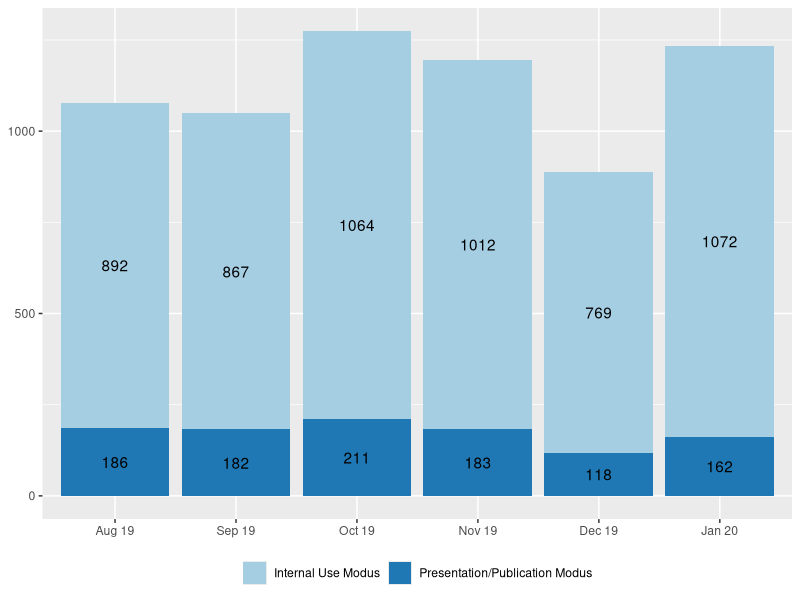
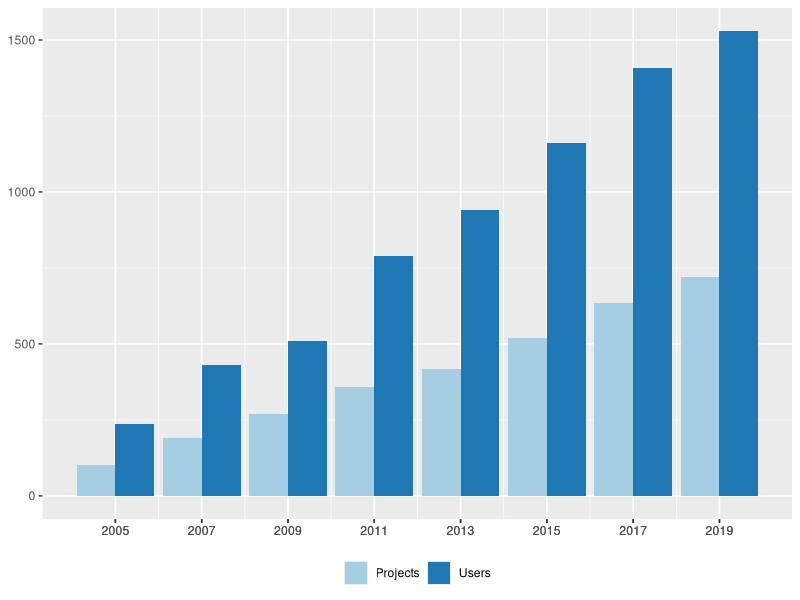
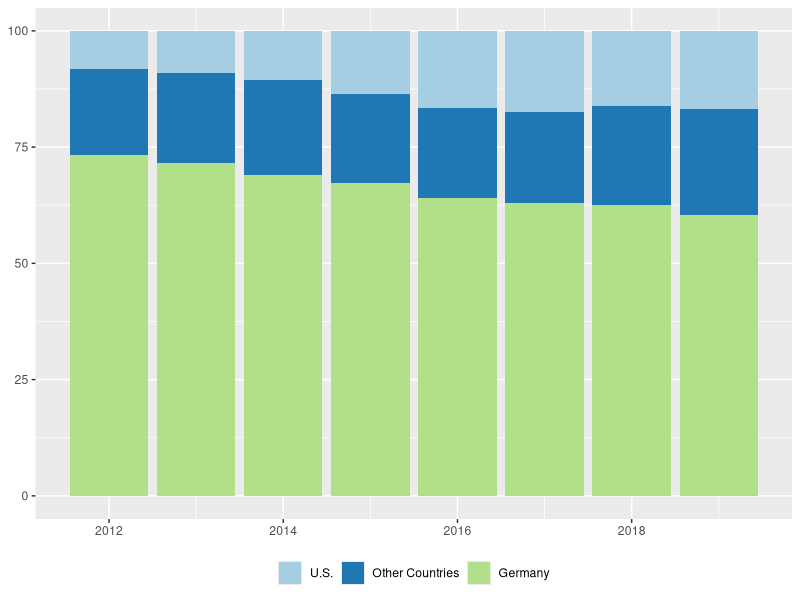
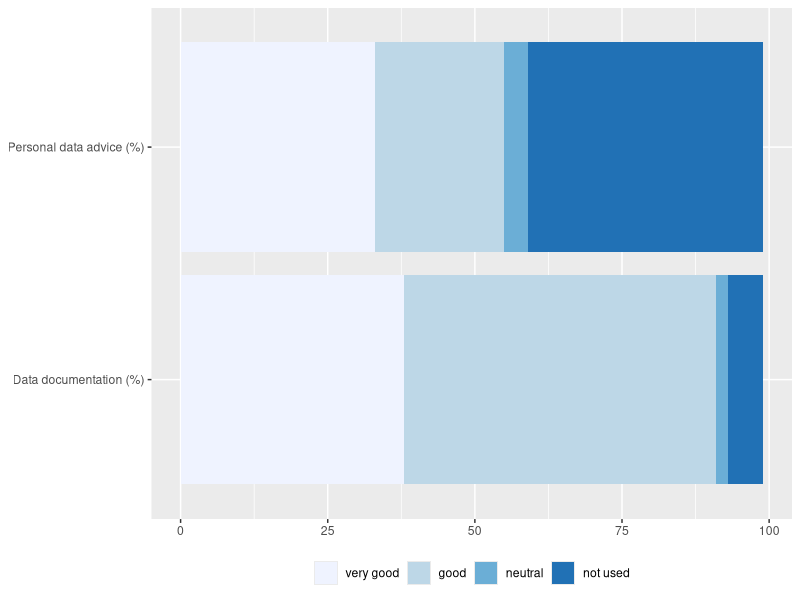

These charts were generated, in order, by the following R code:
# Author: Jim Shen
# Description: This will generate various plots
#     for the IAB chapter.

library(ggplot2)
library(kableExtra)
library(RColorBrewer)

# Figure 1
f1data <- read.csv("./assets/iab/figure1.csv")  # read csv file 

f1data$Date <- factor(f1data$Date,levels = c("Aug 19", "Sep 19", "Oct 19", "Nov 19", "Dec 19", "Jan 20"))

figure1 <- ggplot(f1data, aes(fill=Mode, y=Count, x=Date)) + 
  geom_bar(position="stack", stat="identity") +
  geom_text(aes(label=Count), position = position_stack(vjust=0.5)) +
  scale_fill_brewer(palette = "Paired") +
  theme(axis.title.x=element_blank(),
        axis.title.y=element_blank(),
        legend.title=element_blank(),
        legend.position="bottom")

figure1

# Figure 2
f2data <- read.csv("./assets/iab/figure2.csv")  # read csv file 

figure2 <- ggplot(f2data, aes(fill=Projects, y=Count, x=Year)) + 
  geom_bar(position="dodge", stat="identity") +
  scale_x_continuous(breaks = f2data$Year, labels = as.character(f2data$Year)) +
  scale_fill_brewer(palette = "Paired") +
  theme(axis.title.x=element_blank(),
        axis.title.y=element_blank(),
        legend.title=element_blank(),
        legend.position="bottom")

figure2
# Figure 3

f3data <- read.csv("./assets/iab/figure3.csv") 

f3data$Country <- factor(f3data$Country,levels = c( "U.S.", "Other Countries","Germany"))

figure3 <- ggplot(f3data, aes(fill=Country, y=Percentage, x=Year)) + 
  geom_bar(position="stack", stat="identity") +
  scale_fill_brewer(palette = "Paired") +
  theme(axis.title.x=element_blank(),
        axis.title.y=element_blank(),
        legend.title=element_blank(),
        legend.position="bottom")

figure3
# Figure 4

f4data <- read.csv("./assets/iab/figure4.csv") 


f4data$Rating <- factor(f4data$Rating,levels = c("very good","good","neutral","not used"))

figure4 <- ggplot(f4data, aes(fill=Rating, y=Percentage, x=Type)) + 
  coord_flip() +
  geom_bar(position = position_stack(reverse = TRUE), stat="identity") +
  scale_fill_brewer(palette = "Blues") +
  theme(axis.title.x=element_blank(),
        axis.title.y=element_blank(),
        legend.title=element_blank(),
        legend.position="bottom")

figure4
# Table 1

table1data <- data.frame(
  Items = c("Population/Sample Size", 
            "Time Period covered and frequency",
            "Additional information",
            "Population/Sample Size", 
            "Time Period covered and frequency",
            "Additional information","Population/Sample Size", 
            "Time Period covered and frequency",
            "Additional information"),
  Features = c(
    "2% random sample (more than 1.8 million individuals) of the Integrated Employment Biographies, a database which includes records from<br><br>
    - 1975 onwards: employment subject, receipt of benefits in accordance with Social Code Act III<br>
    - 1999 onwards: Marginal part-time employment<br>
    - 2000 onwards: participation in an employment or training measure<br>
    - 2007 onwards: Registered jobseeker",
    "1975 until 2017 for West Germany, 1992 until 2017 for East Germany, updated every 2nd year by RDC-IAB", 
    "DOI: 10.5164/IAB.SIAB7517.de.en.v1",
    "Repeated cross sectional dataset (640,000-1.5 million establishments) on June 30, on all establishments with at least one employee liable to social security (until 1988) and/or at least one marginal worker (since 1999), and thereof a 50% random sample",
    "1975 until 2018 for West Germany, 1992 until 2018 for East Germany, annual updated by RDC-IAB",
    "DOI: 10.5164/IAB.BHP7518.de.en.v1",
    "Worker information from administrative data are linked to the IAB-Establishment Panel, an annual representative survey since 1993 in West Germany and 1996 in East Germany including approx. 16,000 establishments per year
    Stratified sample of all establishments with at least one employee liable to social security on June 30 of the year before by establishment size, industry, and federal state.<br><br>
    Two versions of LIAB:<br>
    - LIAB cross-sectional model: all establishment surveys combined with administrative worker data as of June 30 (establishment: 67,407 in total; individuals approx. 12.5 million in total)<br>
    - LIAB longitudinal model: selection of repeatedly interviewed establishments (2009-2016) combined with longitudinal worker biographies (establishment: 41,777 in total; individuals approx. 1.7 million in total)",
    "LIAB Cross-sectional model: 1993-2017<br>
    LIAB longitudinal model: 1975-2017",
    "DOI: 10.5164/IAB.LIABQM29317.de.en.v1<br>
    DOI: 10.5164/IAB.LIABLM7517.de.en.v1"
  )
)

table1<-knitr::kable(table1data, escape = F, caption="Selected RDC-IAB data", col.names = NULL, booktabs=T) %>%
  kable_styling(full_width = F) %>%
  column_spec(1, width="19em") %>%
  pack_rows("Sample of Integrated Labour Market Biographies (||SIAB||)",1,3) %>%
  pack_rows("||Establishment History Panel|| (||BHP||)",4,6) %>%
  pack_rows("||Linked Employer-Employee Data|| (||LIAB||)",7,9) %>%
  footnote(general="The time period covered by each data set represents the status as of 02 June 2020. For a complete list of all data products see the [IAB website](https://fdz.iab.de/en/FDZ_Overview_of_Data.aspx).")

# Table 2

table2data<-read.csv("./assets/iab/table2.csv")

table2<-knitr::kable(
  table2data, booktabs = TRUE,
  caption = "Number of publications in 2018, including all publications with RDC-IAB data (excluding bachelor and master theses)") %>%
    kable_styling(full_width = F)
